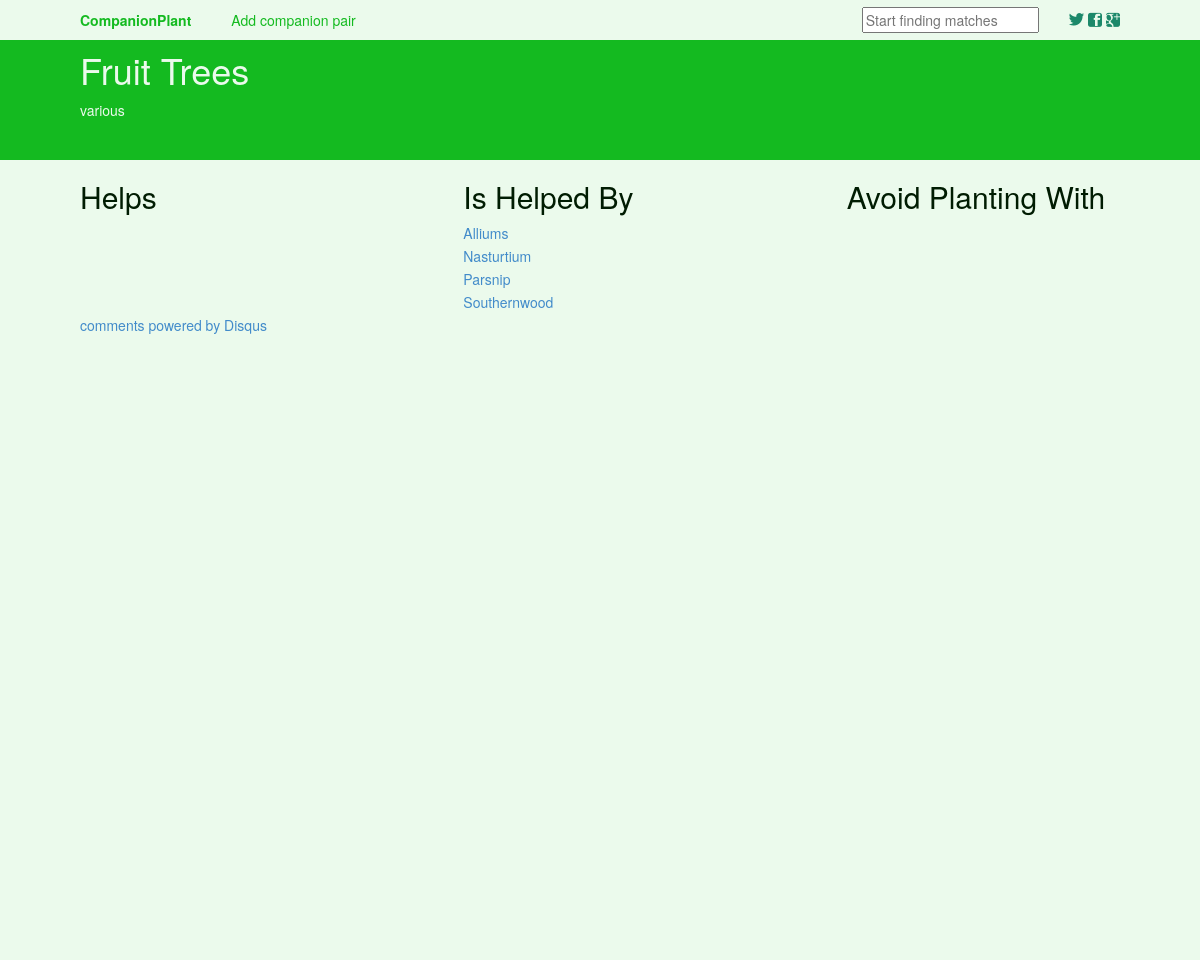
The app's page /plants/36/ with its own data.
### plants/models.py (models this page shows)
class Plant(models.Model):
	name = models.CharField(max_length=150)
	scientificName = models.CharField(max_length=300, null=True)
	description = models.CharField(max_length=3000, null=True)

class PlantMatch(models.Model):
	plant1 = models.ForeignKey(Plant, related_name='first_plant')
	plant2 = models.ForeignKey(Plant, related_name='second_plant')
	relationship = models.CharField(max_length=3)

### plants/views.py (the view)
# urls.py: url(r'^(?P<plant_id>\d+)/$', views.plant, name='plant'),
def plant(request, plant_id):
	plants = Plant.objects.all()
	plant = get_object_or_404(Plant, id=plant_id)
	helps = PlantMatch.objects.all().filter(plant1=plant_id, relationship="HLP")
	helpedBy = PlantMatch.objects.all().filter(plant2 = plant_id, relationship="HLP")
	avoid = PlantMatch.objects.all().filter(Q(plant1 = plant_id) | Q(plant2 = plant_id), relationship="HRT")
	context = {'plant' : plant, 'helps' : helps, 'helpedBy' : helpedBy, 'avoid' : avoid, 'plants': plants}
	return render(request, 'plants/plantView.html', context)

### plants/templates/plants/plantView.html (shortened to what this page needs)
	<link rel="stylesheet" type="text/css" href="{{ STATIC_URL}}css/bootstrap.min.css">
	<link rel="stylesheet" type="text/css" href="{{ STATIC_URL }}css/main.css">
<body>
	<div class="site-head-bar">
		<div class="logo">
			<a href="/plants"><b>CompanionPlant</b></a><a style="padding-left: 40px;" href="/plants/createMatch">Add companion pair</a>
		</div>
		<section class="site-head-share">
                    <a class="icon-twitter" href="http://twitter.com/share?text=&url="
                        onclick="window.open(this.href, 'twitter-share', 'width=550,height=235');return false;">
                    </a>
                    <a class="icon-facebook" href="https://www.facebook.com/sharer/sharer.php?u="
                        onclick="window.open(this.href, 'facebook-share','width=580,height=296');return false;">
                    </a>
                    <a class="icon-google-plus" href="https://plus.google.com/share?url="
                       onclick="window.open(this.href, 'google-plus-share', 'width=490,height=530');return false;">
                    </a>
        </section>
        <div class="searchbar">
			<input type="text" class="biginput" id="autocomplete" placeholder="Start finding matches">
		</div>
	</div>
	<div class="plant-detail">
			{% if plant %}
			<div class="name"><h1>{{plant.name}}</h1></div>
			<div class="scientific-name"><p>{{plant.scientificName}}</p></div>
			{% else %}
			<p>No data Available</p>
			{% endif %}
		</div>
	<div class="main-content">
	<div class="row">
		<div class="plantHelps col-md-4">
			<h2>Helps</h2>
		</div>
		<div class="plantHelpedBy col-md-4">
			<h2> Is Helped By</h2>
			{% for match in helpedBy %}
				<li class="plant-links" ><a href="{% url 'plants:plant' match.plant1.id %}">{{match.plant1.name}}</a></li>
			{% endfor %}
		</div>
		<div class="plantAvoid col-md-4">
			<h2>Avoid Planting With</h2>
		</div>
	</div>
    <a href="http://disqus.com" class="dsq-brlink">comments powered by <span class="logo-disqus">Disqus</span></a>
	</div>
</body>

### plants/static/css/main.css (style rules this page uses)
.site-head-bar { background-color: #EBFAEC; z-index: 9001000; height: 40px; top:0px; position: fixed; left: 0px; width: 100%; }
.site-head-bar a { color: inherit; }
.site-head-share { float: right; position: relative; top: 10px; text-decoration: none; padding-right: 8.0rem; padding-bottom: 50px; }
.site-head-bar .logo { left: 0px; position: absolute; top: 0px; padding-left: 8.0rem; padding-top: 10px; color: #14BA20; }
.site-head-bar .searchbar { position: relative; padding-top: 7px; float: right; padding-right: 3.0rem; }
.main-content { background-color: #EBFAEC; color: #001C02; padding-left: 8.0rem; height: 100%; }
.plant-detail { width: 100%; background-color: #14BA20; padding-top: 3.0rem; padding-bottom: 3.0rem; left: 0px; }
.plant-detail .name { padding-left: 8.0rem; color: #EBFAEC; }
.plant-detail .scientific-name { padding-left: 8.0rem; color: #EBFAEC; }
.icon-ghost:before, .icon-feed:before, .icon-twitter:before, .icon-google-plus:before, .icon-facebook:before { font-family: 'icons'; speak: none; font-style: normal; font-weight: normal; font-variant: normal; text-transform: none; line-height: 1; -webkit-font-smoothing: antialiased; text-decoration: none; }
.icon-twitter:before { content: "\e002"; font-size: 1.1em; }
.icon-google-plus:before { content: "\e003"; }
.icon-facebook:before { content: "\e004"; }
.plant-links { margin-bottom: 3px; list-style-type: none; width: 30.0rem; color: #EBFAEC; }
a.icon-twitter { color: #1C886A; }
a.icon-facebook { color: #1C886A; }
a.icon-google-plus { color: #1C886A; }

### records on screen
Plant: name "Fruit Trees", scientificName "various"
PlantMatch: plant1.name "Alliums"
PlantMatch: plant1.name "Nasturtium"
PlantMatch: plant1.name "Parsnip"
PlantMatch: plant1.name "Southernwood"
